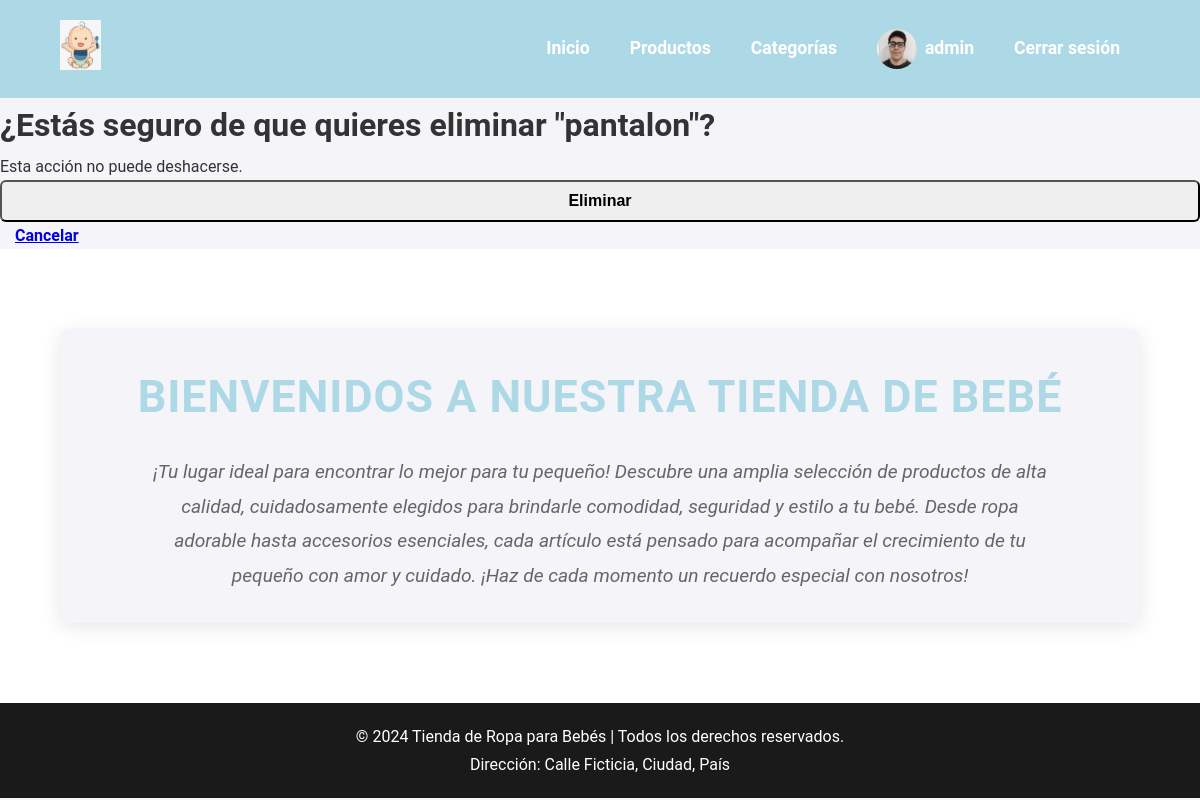
Page /productos/4/eliminar/ (signed in) on the committed database.
### registro/models.py (models this page shows, shortened)
class Usuario(AbstractUser):
    avatar = models.ImageField(upload_to='avatars/', null=True, blank=True)
    class Meta:
        permissions = [
            ("puede_hacer_scrum", "Puede hacer Scrum"),
        ]

### producto/models.py (models this page shows, shortened)
class Producto(models.Model):
    nombre = models.CharField(max_length=200)
    descripcion = models.TextField()
    precio = models.DecimalField(max_digits=10, decimal_places=2)
    stock = models.PositiveIntegerField(default=0)
    disponible = models.BooleanField(default=True)
    imagen = models.ImageField(upload_to='media/')
    categoria = models.ForeignKey(Categoria, on_delete=models.CASCADE, related_name="productos")
    talle = models.ManyToManyField(Talle)
    color = models.ManyToManyField(Color)
    creado = models.DateTimeField(auto_now_add=True)
    modificado = models.DateTimeField(auto_now=True)

### producto/views.py (the view)
# urls.py: path('productos/<int:pk>/eliminar/', ProductoDeleteView.as_view(), name='eliminar_producto'),
class ProductoDeleteView(LoginRequiredMixin, PermissionRequiredMixin, DeleteView):
    model = Producto
    template_name = 'producto/confirmar_eliminacion.html'
    success_url = reverse_lazy('listado_productos')
    permission_required = 'producto.delete_producto'

### producto/templates/producto/confirmar_eliminacion.html (shortened to what this page needs)
{% extends 'producto/index.html' %}
{% block content %}
    <h1>¿Estás seguro de que quieres eliminar "{{ producto.nombre }}"?</h1>
    <p>Esta acción no puede deshacerse.</p>
    <form method="post">
        <button type="submit" class="btn">Eliminar</button>
        <a href="{% url 'listado_productos' %}" class="btn">Cancelar</a>
    </form>
{% endblock %}

### producto/templates/producto/index.html (shortened to what this page needs)
{% load static %}
<!DOCTYPE html>
<html lang="es">
<head>
    <link rel="stylesheet" href="{% static 'css/styles.css' %}">
</head>
<body>
    <header>
        <div class="container">
            <div class="logo">
                <img src="{% static 'media/logo.png' %}" alt="Logo Tienda Bebé">
            </div>
            <nav>
                <ul>
                    <li><a href="{% url 'index' %}">Inicio</a></li>
                    <li><a href="{% url 'listado_productos' %}">Productos</a></li>
                    <li><a href="{% url 'listado_categorias' %}">Categorías</a></li>
                    {% if user.is_authenticated %}
                        <li>
                            <a href="{% url 'profile' %}" class="user-profile">
                                {% if user.avatar %}
                                    <img src="{{ user.avatar.url }}" alt="{{ user.username }}" class="avatar">
                                {% else %}
                                    <img src="{% static 'media/default-avatar.png' %}" alt="Avatar por defecto" class="avatar">
                                {% endif %}
                                <span class="header-link">{{ user.username }}</span>
                            </a>
                        </li>
                        <li><a href="{% url 'logout' %}">Cerrar sesión</a></li>
                    {% else %}
                        <li><a href="{% url 'login' %}">Iniciar sesión</a></li>
                        <li><a href="{% url 'registro' %}">Registrar</a></li>
                    {% endif %}
                </ul>
            </nav>
        </div>
    </header>
    {% block content %}
    {% endblock %}
    <main>
        <div class="container">
            <section class="intro">
                <h1>Bienvenidos a nuestra tienda de bebé</h1>
                <p>¡Tu lugar ideal para encontrar lo mejor para tu pequeño! Descubre una amplia selección de productos de alta calidad, cuidadosamente elegidos para brindarle comodidad, seguridad y estilo a tu bebé. Desde ropa adorable hasta accesorios esenciales, cada artículo está pensado para acompañar el crecimiento de tu pequeño con amor y cuidado. ¡Haz de cada momento un recuerdo especial con nosotros!</p>
            </section>
        </div>
    </main>
    <footer>
        <div class="container">
            <p>&copy; 2024 Tienda de Ropa para Bebés | Todos los derechos reservados.</p>
            <p>Dirección: Calle Ficticia, Ciudad, País</p>
        </div>
    </footer>
</body>
</html>

### producto/static/css/styles.css (style rules this page uses)
* { margin: 0; padding: 0; box-sizing: border-box; }
:root { --primary-color: #add8e6; --secondary-color: #ff5722; --accent-color: #ff5c8d; --text-color: #333; --background-color: #f4f4f9; --footer-bg: #1a1a1a; }
.intro { text-align: center; margin: 40px 0; padding: 30px; background-color: var(--background-color); border-radius: 10px; box-shadow: 0 4px 20px rgba(0, 0, 0, 0.1); }
.intro h1 { font-size: 2.8rem; color: var(--primary-color); margin-bottom: 20px; font-weight: 600; text-transform: uppercase; letter-spacing: 1px; }
.intro p { font-size: 1.2rem; color: #666; line-height: 1.8; max-width: 900px; margin: 0 auto; font-style: italic; }
body { font-family: 'Roboto', sans-serif; line-height: 1.7; background-color: var(--background-color); color: var(--text-color); padding: 0; margin: 0; }
header { background-color: var(--primary-color); padding: 20px 0; transition: background-color 0.5s ease; }
header .container { display: flex; justify-content: space-between; align-items: center; }
header .logo img { height: 50px; }
header nav ul { list-style: none; display: flex; align-items: center; }
header nav ul li { margin: 0 20px; }
header nav ul li a { text-decoration: none; color: #fff; font-weight: bold; font-size: 1.1rem; transition: color 0.3s ease; display: flex; align-items: center; }
.user-profile { display: flex; align-items: center; text-decoration: none; }
header nav ul li a img.avatar { width: 40px; height: 40px; border-radius: 50%; margin-right: 8px; }
main { padding: 40px 0; background-color: #fff; }
.container { width: 90%; margin: 0 auto; max-width: 1200px; }
.btn { border-radius: 6px; font-weight: bold; font-size: 1rem; padding: 10px 15px; text-align: center; transition: background-color 0.3s ease, opacity 0.3s ease; width: 100%; }
footer { background-color: var(--footer-bg); color: #fff; padding: 20px 0; text-align: center; }
footer p { font-size: 1rem; }

### rows in the picture
Usuario: avatar (picture), username "admin"
Producto: nombre "pantalon"
